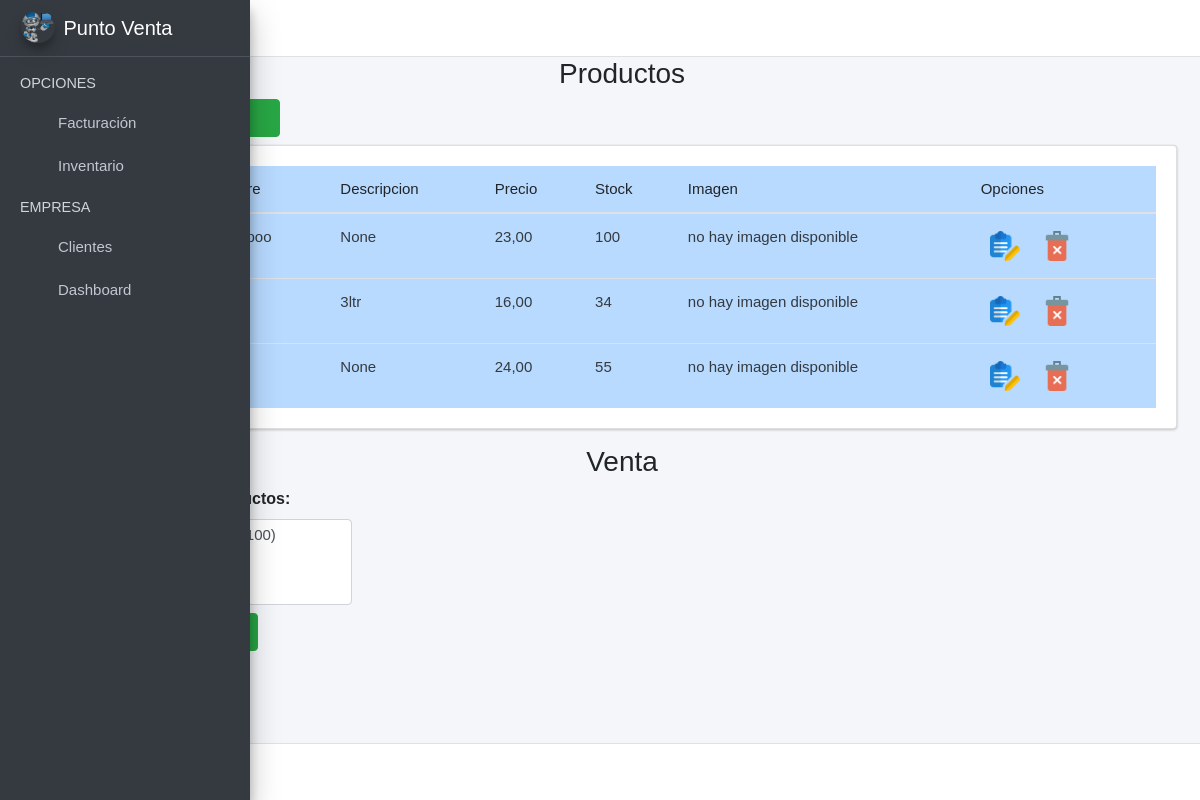
/productos/, run on the app's committed database.
### ventas/models.py (models this page shows, shortened)
class Producto(models.Model):
    nombre = models.CharField(max_length=255, unique=True, null=True, blank= False)
    descripcion = models.CharField(max_length=255, null=True, blank=True)
    imagen = models.ImageField(upload_to='productos', null=True, blank=True)
    precio = models.DecimalField(max_digits=15, decimal_places=2, null=True)
    stock = models.IntegerField(blank=False, null=False)
    created = models.DateTimeField(auto_now_add=True)
    updated = models.DateTimeField(auto_now=True)
    class Meta:
        verbose_name='producto'
        verbose_name_plural = 'productos'
        order_with_respect_to = 'descripcion'

### ventas/views.py (the view)
# urls.py: path('productos/', views.productos_view, name='Productos'),
def productos_view(request):
    productos = Producto.objects.all()
    form_add = AddProductoForm()
    form_editar_producto = EditProductoForm()
    context = {
        'productos': productos,
        'form_add': form_add,
        'form_editar_producto': form_editar_producto
    }
    return render(request, 'productos.html', context)

### ventas/templates/productos.html (shortened to what this page needs)
{% extends "base.html" %}
{% load static %}
{% load widget_tweaks %}
{% block content %}
<link rel="stylesheet" href="{% static 'index/css/b4.css' %}">
<div class="row">
    <div class="col-md-12">
        <h3 class="text-center">Productos <i class="fas fa-boxes"></i></h3>
        <div class="col-md-3 pb-2">
            <a href="#AgregarPersonalModal"
                data-toggle="modal" data-dismiss="modal">
                <button type="button" class="btn btn-success">
                    <i class="fas fa-plus-circle"></i>
                </button>
            </a>
        </div>
        <div class="card card-body" style="overflow:scroll">
            <table class="table table-hover table-primary" id="myTable">
                <thead>
                    <tr>
                        <th># ID</th>
                        <th>Nombre</th>
                        <th>Descripcion</th>
                        <th>Precio</th>
                        <th>Stock</th>
                        <th>Imagen</th>
                        <th>Opciones</th>
                    </tr>
                </thead>
                <tbody class="text-dark">
                    {% for i in productos %}
                    <tr>
                        <td>{{i.id}}</td>
                        <td>{{i.nombre}}</td>
                        <td>{{i.descripcion}}</td>
                        <td>{{i.precio}}</td>
                        <td>{{i.stock}}</td>
                        {% if i.imagen %}
                        <td><img src="{{ i.imagen.url }}" alt="Error" width="100" height="100"></td>
                        {% else %}
                        <td>no hay imagen disponible</td>
                        {% endif %}
                        <td>
                            <button onclick="editarProduct('{{i.id}}', '{{i.nombre}}', '{{i.descripcion}}', '{{i.precio}}', '{{i.stock}}','{{i.imagen}}')" class="btn btn-dark-outline btn-sm" data-toggle="modal"
                                href="#EditarPersonalModal"><img src="{% static 'index/img/editar.png' %}" alt="Error"
                                    width="30"></button>
                            <button onclick="eliminarProducto('{{i.id}}')" class="btn btn-dark-outline btn-sm"
                                data-toggle="modal" href="#EliminarPersonalModal"><img
                                    src="{% static 'index/img/delete.png' %}" alt="Error" width="30"></button>
                        </td>
                    </tr>
                    {% endfor %}
                </tbody>
            </table>
        </div>
    </div>
</div>
<div class="row">
    <div class="col-md-12">
        <h3 class="text-center">Venta <i class="fas fa-boxes"></i></h3>
        <div class="col-md-3 pb-2">
            <form method="POST" action="{% url 'realizar_compra' %}" id="realizarCompraForm">
                <label for="id_productos">Seleccionar Productos:</label>
                <select name="productos[]" id="id_productos" class="form-control" multiple>
                    {% for producto in productos %}
                        <option value="{{ producto.id }}">{{ producto.nombre }} (Stock: {{ producto.stock }})</option>
                    {% endfor %}
                </select>
                <button type="submit" class="btn btn-success mt-2">Realizar Compra</button>
            </form>
        </div>
    </div>
</div>
{% endblock %}

### ventas/static/index/css/main.css (style rules this page uses)
table, th, td { font-weight: 100; font-size:15px; }
select { font-weight: 100 !important; font-size:15px !important; }
body { font-family: Arial, Helvetica, sans-serif !important; }

### data on the page
Producto: descripcion "None", precio "23,00", stock "100", imagen "no hay imagen disponible", {{ producto.id }} 11 (drawn)
Producto: descripcion "3ltr", precio "16,00", stock "34", imagen "no hay imagen disponible", {{ producto.id }} 13 (drawn)
Producto: descripcion "None", precio "24,00", stock "55", imagen "no hay imagen disponible", {{ producto.id }} 12 (drawn)
